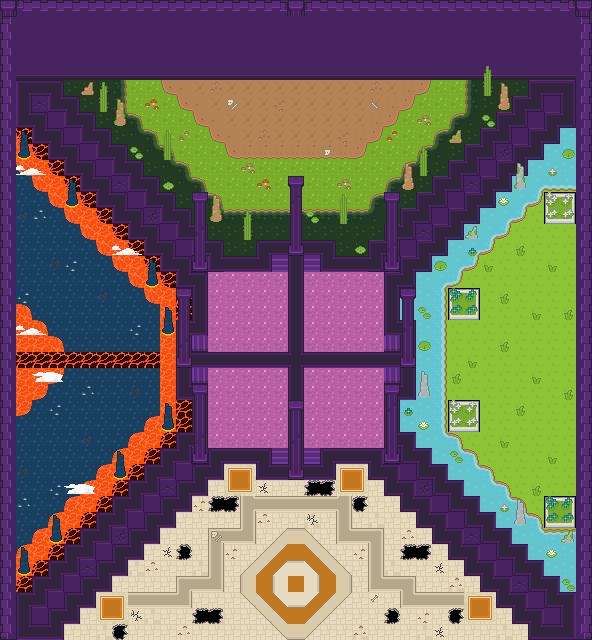

Below is a game level as drawn by its tile map, then a one-line description and the .tmx that defines it (tile-layer data replaced by summaries):
An orthogonal 37x40 tile map with 16x16 px tiles, 6 tile layers (end, floor, background, middle, ...).

<map version="1.2" tiledversion="1.2.2" orientation="orthogonal" renderorder="left-up" width="37" height="40" tilewidth="16" tileheight="16" infinite="0" nextlayerid="13" nextobjectid="1">
 <tileset firstgid="1" source="basic_tileset.tsx" />
 <layer id="12" name="end" width="37" height="40">
  <data>[1480 cells, 147 non-empty, 3 distinct tile ids]</data>
 </layer>
 <layer id="7" name="floor" width="37" height="40">
  <data>[1480 cells, 1362 non-empty, 52 distinct tile ids]</data>
 </layer>
 <layer id="8" name="background" width="37" height="40">
  <data>[1480 cells, 114 non-empty, 20 distinct tile ids]</data>
 </layer>
 <layer id="9" name="middle" width="37" height="40">
  <data>[1480 cells, 13 non-empty, 4 distinct tile ids]</data>
 </layer>
 <layer id="10" name="foreground" width="37" height="40">
  <data>[1480 cells, 163 non-empty, 15 distinct tile ids]</data>
 </layer>
 <layer id="11" name="details" width="37" height="40">
  <data>[1480 cells, 136 non-empty, 41 distinct tile ids]</data>
 </layer>
</map>
